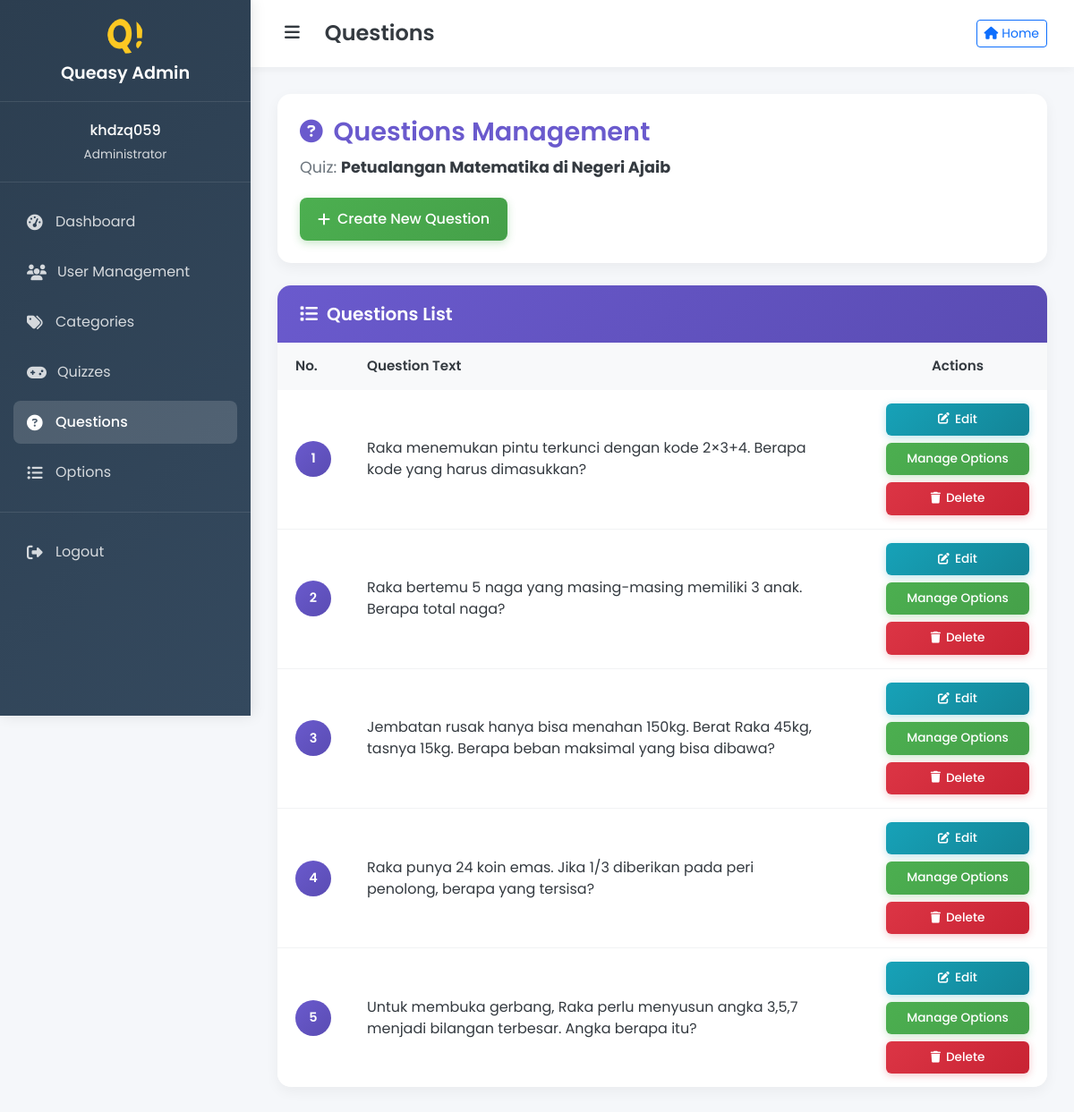
Screenshot of /admin/index.php?content=questions&quiz_id=201&quiz_name=Petualangan+Matematika+di+Negeri+Ajaib (signed in) with the database file from the repository.
### tables this page shows
CREATE TABLE `questions` (
  `id` int NOT NULL,
  `quest_text` text NOT NULL,
  `quiz_id` int NOT NULL
);

### admin/view_question.php (the view, shortened to what this page needs)
<?php
require_once("../layout/functions.php");
if(isset($_GET["quiz_id"]) && $_GET["quiz_id"] !== ""){
    $quiz_id = $_GET["quiz_id"];
    $quiz_name = $_GET["quiz_name"];
    $result = mysqli_query($mysqli, "SELECT * FROM questions WHERE quiz_id = $quiz_id");
} else {
    $quiz_name = "All";
    $result = mysqli_query($mysqli, "SELECT * FROM questions");
}
?>
<div class="content-header">
    <h2 class="content-title">
        <i class="fas fa-question-circle"></i>
        Questions Management
    </h2>
    <p class="quiz-info">
        Quiz: <strong><?= htmlspecialchars($quiz_name) ?></strong>
    </p>
    <div class="action-buttons">
        <a href="index.php?content=create&table=questions&quiz_id=<?= isset($quiz_id) ? $quiz_id : '' ?>&quiz_name=<?= urlencode($quiz_name) ?>" class="btn-create">
            <i class="fas fa-plus"></i>
            Create New Question
        </a>
    </div>
</div>
<div class="table-container">
    <div class="table-header">
        <h5>
            <i class="fas fa-list"></i>
            Questions List
        </h5>
    </div>
    <div class="table-responsive">
        <table class="table">
            <thead>
                <tr>
                    <th width="80">No.</th>
                    <th>Question Text</th>
                    <th width="200" class="text-center">Actions</th>
                </tr>
            </thead>
            <tbody>
                <?php if(mysqli_num_rows($result) > 0): ?>
                    <?php $i = 1; while($row = mysqli_fetch_assoc($result)): ?>
                        <tr>
                            <td>
                                <div class="row-number"><?= $i ?></div>
                            </td>
                            <td>
                                <div class="question-text">
                                    <?= htmlspecialchars($row["quest_text"]) ?>
                                </div>
                            </td>
                            <td>
                                <div class="action-buttons-table">
                                    <a href="index.php?content=edit&table=question&id=<?= $row['id'] ?>&quest_text=<?= urlencode($row['quest_text']) ?>&quiz_id=<?= isset($quiz_id) ? $quiz_id : '' ?>&quiz_name=<?= urlencode($quiz_name) ?>"
                                       class="btn-action btn-edit">
                                        <i class="fas fa-edit"></i> Edit
                                    </a>
                                    <a href="index.php?content=options&question_id=<?= $row['id'] ?>&question_text=<?= urlencode($row['quest_text']) ?>"
                                       class="btn-action btn-manage">Manage Options
                                    </a>
                                    <a href="delete.php?table=questions&id=<?= $row['id'] ?>&quiz_id=<?= isset($quiz_id) ? $quiz_id : '' ?>&quiz_name=<?= urlencode($quiz_name) ?>"
                                       class="btn-action btn-delete"
                                       onclick="return confirm('Are you sure you want to delete this question? This action cannot be undone.');">
                                        <i class="fas fa-trash"></i> Delete
                                    </a>
                                </div>
                            </td>
                        </tr>
                        <?php $i++; endwhile; ?>
                <?php endif; ?>
            </tbody>
        </table>
    </div>
</div>

### admin/index.php (style rules this page uses)
:root { --primary: #6a5acd; --secondary: #4CAF50; --info: #17a2b8; --warning: #ffc107; --danger: #dc3545; --light: #f8f9fa; --dark: #343a40; --sidebar-width: 280px; }
* { margin: 0; padding: 0; box-sizing: border-box; }
body { font-family: 'Poppins', sans-serif; background-color: #f5f7fa; overflow-x: hidden; }

### admin/view_question.php (style rules this page uses)
.content-header { background: white; border-radius: 15px; padding: 25px; margin-bottom: 25px; box-shadow: 0 5px 15px rgba(0,0,0,0.05); }
.content-title { color: var(--primary); font-weight: 600; margin-bottom: 10px; font-size: 1.8rem; display: flex; align-items: center; }
.content-title i { margin-right: 12px; font-size: 1.6rem; }
.quiz-info { color: #6c757d; margin-bottom: 20px; font-size: 1.1rem; }
.quiz-info strong { color: var(--dark); }
.action-buttons { display: flex; gap: 12px; flex-wrap: wrap; }
.btn-create { background: linear-gradient(135deg, var(--secondary), #45a049); border: none; color: white; padding: 12px 20px; border-radius: 8px; font-weight: 500; text-decoration: none; display: inline-flex; align-items: center; transition: all 0.3s ease; box-shadow: 0 3px 10px rgba(76, 175, 80, 0.3); }
.btn-create i { margin-right: 8px; }
.table-container { background: white; border-radius: 15px; box-shadow: 0 5px 15px rgba(0,0,0,0.05); overflow: hidden; margin-bottom: 25px; }
.table-header { background: linear-gradient(135deg, var(--primary), #5a4cb3); color: white; padding: 20px 25px; border-bottom: none; }
.table-header h5 { margin: 0; font-weight: 600; display: flex; align-items: center; }
.table-header i { margin-right: 10px; }
.table { margin: 0; border: none; }
.table th { background-color: #f8f9fa; color: var(--dark); font-weight: 600; border: none; padding: 15px 20px; font-size: 0.95rem; }
.table td { padding: 15px 20px; border: none; border-bottom: 1px solid #f1f3f4; vertical-align: middle; }
.table tbody tr { transition: all 0.3s ease; }
.table tbody tr:last-child td { border-bottom: none; }
.row-number { width: 40px; height: 40px; background: linear-gradient(135deg, var(--primary), #5a4cb3); color: white; border-radius: 50%; display: flex; align-items: center; justify-content: center; font-weight: 600; font-size: 0.9rem; }
.question-text { font-size: 1rem; color: var(--dark); line-height: 1.5; max-width: 500px; }
.action-buttons-table { display: flex; flex-direction: column; gap: 8px; min-width: 120px; }
.btn-action { padding: 8px 15px; border-radius: 6px; font-size: 0.85rem; font-weight: 500; text-decoration: none; display: flex; align-items: center; justify-content: center; transition: all 0.3s ease; border: none; cursor: pointer; }
.btn-edit { background: linear-gradient(135deg, #17a2b8, #138496); color: white; box-shadow: 0 2px 8px rgba(23, 162, 184, 0.3); }
.btn-manage { background: linear-gradient(135deg, var(--secondary), #45a049); color: white; box-shadow: 0 2px 8px rgba(76, 175, 80, 0.3); }
.btn-delete { background: linear-gradient(135deg, #dc3545, #c82333); color: white; box-shadow: 0 2px 8px rgba(220, 53, 69, 0.3); }
.btn-action i { margin-right: 6px; font-size: 0.8rem; }
:root { --primary: #6a5acd; --secondary: #4CAF50; --dark: #343a40; }

### rows the page displays
questions: quest_text "Raka menemukan pintu terkunci dengan kode 2×3+4. Berapa kode yang harus dimasukkan?"
questions: quest_text "Raka bertemu 5 naga yang masing-masing memiliki 3 anak. Berapa total naga?"
questions: quest_text "Jembatan rusak hanya bisa menahan 150kg. Berat Raka 45kg, tasnya 15kg. Berapa beban maksimal yang bisa dibawa?"
questions: quest_text "Raka punya 24 koin emas. Jika 1/3 diberikan pada peri penolong, berapa yang tersisa?"
questions: quest_text "Untuk membuka gerbang, Raka perlu menyusun angka 3,5,7 menjadi bilangan terbesar. Angka berapa itu?"

### other values shown
$_SESSION['username'] "khdzq059"
$pageTitle "Questions"
$quiz_name "Petualangan Matematika di Negeri Ajaib"
